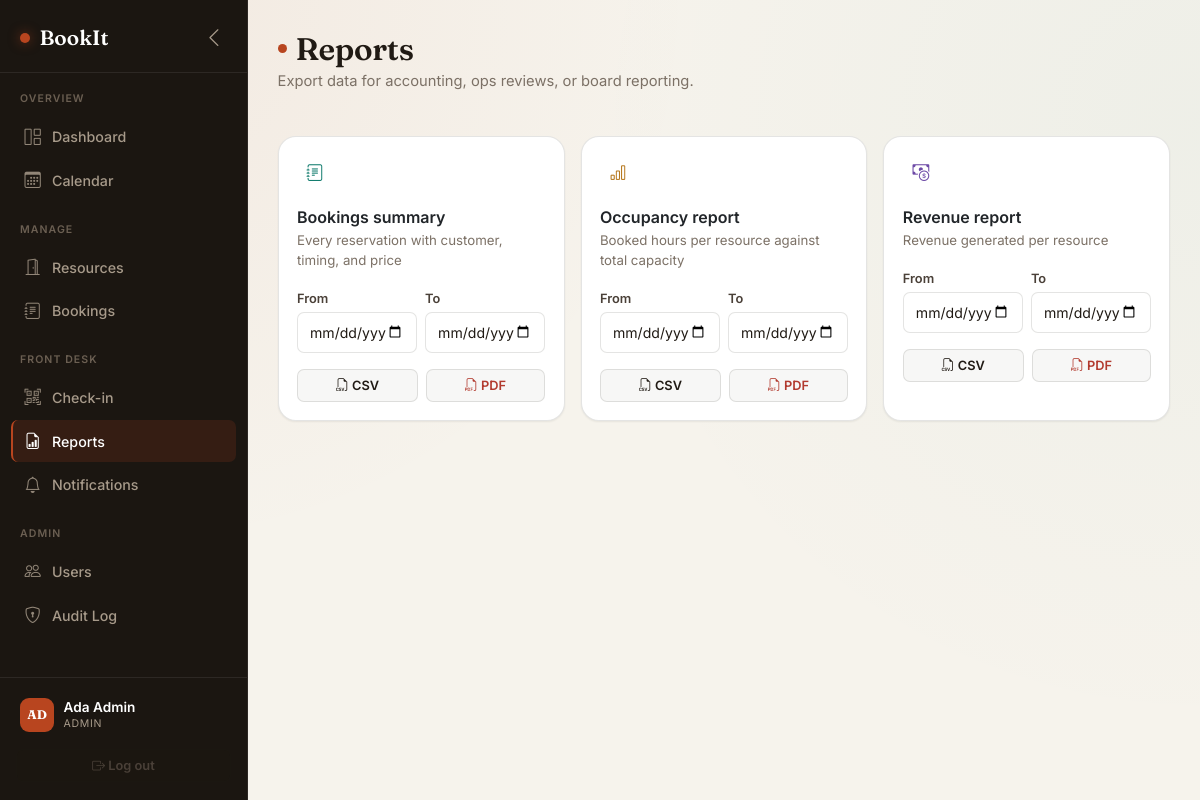
The app's page /reports (signed in) with its own data.
### app/models/user.py (models this page shows, shortened)
class User(Base):
    __tablename__ = "users"
    id = Column(Integer, primary_key=True, index=True)
    full_name = Column(String(120), nullable=False)
    email = Column(String(255), unique=True, index=True, nullable=False)
    hashed_password = Column(String(255), nullable=False)
    role = Column(Enum(RoleEnum), default=RoleEnum.customer, nullable=False)
    is_active = Column(Boolean, default=True, nullable=False)
    created_at = Column(DateTime, default=lambda: datetime.now(timezone.utc))
    bookings = relationship("Booking", back_populates="customer", foreign_keys="Booking.customer_id")

### app/routers/reports.py (the view)
@router.get("", response_class=HTMLResponse)
def reports_page(
    request: Request,
    user: User = Depends(require_roles(RoleEnum.admin, RoleEnum.staff)),
):
    return templates.TemplateResponse("reports.html", {"request": request, "user": user})

### app/templates/reports.html (shortened to what this page needs)
{% extends "base.html" %}
{% block content %}
<h1 class="page-title">Reports</h1>
<p class="page-subtitle">Export data for accounting, ops reviews, or board reporting.</p>
<div class="row g-3 mt-1">
  {% for report_type, label, desc, icon, color in [
      ("bookings","Bookings summary","Every reservation with customer, timing, and price","bi-journal-text","var(--teal)"),
      ("occupancy","Occupancy report","Booked hours per resource against total capacity","bi-bar-chart","var(--amber)"),
      ("revenue","Revenue report","Revenue generated per resource","bi-cash-coin","var(--violet)")] %}
  <div class="col-md-4">
    <div class="card h-100">
      <div class="card-body">
        <div class="metric-icon mb-3" style="background:{{ color }}1A; color:{{ color }};"><i class="bi {{ icon }}"></i></div>
        <h5 class="fw-semibold mb-1" style="font-size:1rem;">{{ label }}</h5>
        <p class="text-muted mb-3" style="font-size:0.83rem;">{{ desc }}</p>
        <div class="row g-2 mb-3">
          <div class="col-6">
            <label class="form-label mb-1">From</label>
            <input type="date" class="form-control form-control-sm" id="{{ report_type }}-from">
          </div>
          <div class="col-6">
            <label class="form-label mb-1">To</label>
            <input type="date" class="form-control form-control-sm" id="{{ report_type }}-to">
          </div>
        </div>
        <div class="d-flex gap-2">
          <button class="btn btn-sm btn-outline-primary flex-fill" onclick="exportReport('{{ report_type }}', 'csv', this)">
            <i class="bi bi-filetype-csv"></i> CSV
          </button>
          <button class="btn btn-sm btn-outline-danger flex-fill" onclick="exportReport('{{ report_type }}', 'pdf', this)">
            <i class="bi bi-filetype-pdf"></i> PDF
          </button>
        </div>
      </div>
    </div>
  </div>
  {% endfor %}
</div>
{% endblock %}

### app/templates/base.html (shortened to what this page needs)
<!DOCTYPE html>
<html lang="en">
<head>
    <link href="https://cdn.jsdelivr.net/npm/bootstrap@5.3.3/dist/css/bootstrap.min.css" rel="stylesheet">
    <link href="https://cdn.jsdelivr.net/npm/bootstrap-icons@1.11.3/font/bootstrap-icons.css" rel="stylesheet">
    <link href="/static/css/style.css" rel="stylesheet">
</head>
<body>
{% if user %}
<div class="app-shell">
  <aside class="sidebar" id="sidebar">
    <div class="sidebar-brand">
      <span class="dot"></span> <span class="brand-label">BookIt</span>
      <button class="sidebar-collapse-btn ms-auto d-none d-lg-flex" id="sidebarCollapseBtn" title="Collapse sidebar">
        <i class="bi bi-chevron-left"></i>
      </button>
    </div>
    <nav class="sidebar-nav">
      <div class="sidebar-section-label">Overview</div>
      <a href="/dashboard" class="sidebar-link {{ 'active' if request.url.path == '/dashboard' }}"><i class="bi bi-grid-1x2"></i> Dashboard</a>
      <a href="/calendar" class="sidebar-link {{ 'active' if request.url.path == '/calendar' }}"><i class="bi bi-calendar3"></i> Calendar</a>
      <div class="sidebar-section-label">Manage</div>
      <a href="/resources" class="sidebar-link {{ 'active' if request.url.path == '/resources' }}"><i class="bi bi-door-open"></i> Resources</a>
      <a href="/bookings" class="sidebar-link {{ 'active' if request.url.path == '/bookings' }}"><i class="bi bi-journal-text"></i> Bookings</a>
      {% if user.role.value in ["admin", "staff"] %}
      <div class="sidebar-section-label">Front Desk</div>
      <a href="/checkin" class="sidebar-link {{ 'active' if request.url.path == '/checkin' }}"><i class="bi bi-qr-code-scan"></i> Check-in</a>
      <a href="/reports" class="sidebar-link {{ 'active' if request.url.path == '/reports' }}"><i class="bi bi-file-earmark-bar-graph"></i> Reports</a>
      <a href="/notifications" class="sidebar-link {{ 'active' if request.url.path == '/notifications' }}"><i class="bi bi-bell"></i> Notifications</a>
      {% endif %}
      {% if user.role.value == "admin" %}
      <div class="sidebar-section-label">Admin</div>
      <a href="/users" class="sidebar-link {{ 'active' if request.url.path == '/users' }}"><i class="bi bi-people"></i> Users</a>
      <a href="/audit-log" class="sidebar-link {{ 'active' if request.url.path == '/audit-log' }}"><i class="bi bi-shield-lock"></i> Audit Log</a>
      {% endif %}
    </nav>
    <div class="sidebar-footer">
      <a href="/profile" class="sidebar-user text-decoration-none {{ 'active-profile' if request.url.path == '/profile' }}">
        <div class="sidebar-avatar">{{ user.full_name[:2].upper() }}</div>
        <div>
          <div class="sidebar-user-name">{{ user.full_name }}</div>
          <div class="sidebar-user-role">{{ user.role.value }}</div>
        </div>
      </a>
      <a href="/logout" class="btn btn-sm btn-light w-100"><i class="bi bi-box-arrow-right"></i> <span class="link-label">Log out</span></a>
    </div>
  </aside>
  <div class="main-area">
    <div class="content">
      {% block content %}{% endblock %}
    </div>
  </div>
</div>
{% else %}
{% block bare_content %}{% endblock %}
{% endif %}
</body>
</html>

### records on screen
User: full_name "AD", full_name "Ada Admin", role.value "ADMIN"

### other values on screen
{{ label }} "Bookings summary" "Occupancy report" "Revenue report"
{{ desc }} "Every reservation with customer, timing, and price" "Booked hours per resource against total capacity" "Revenue generated per resource"
